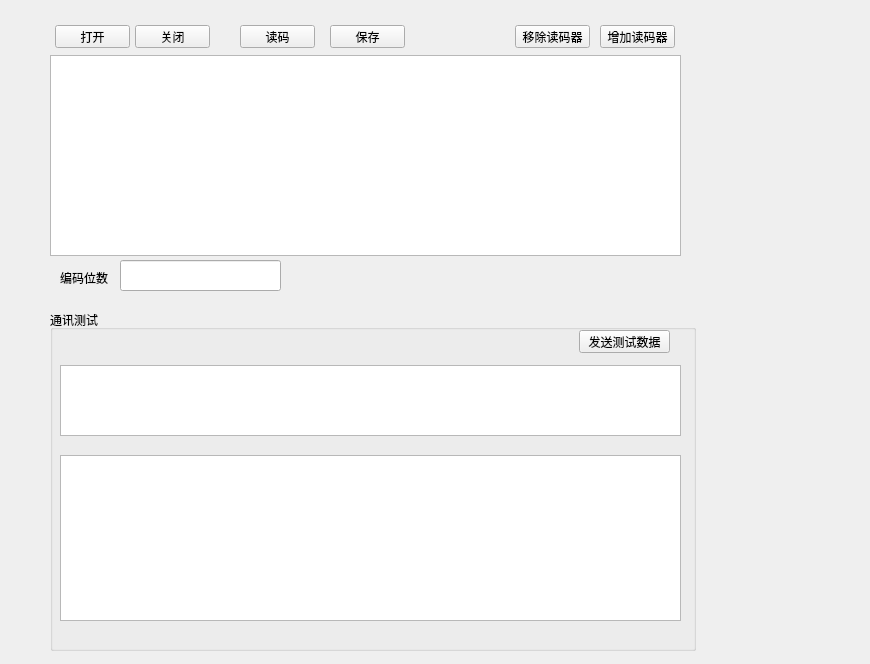
<?xml version="1.0" encoding="UTF-8"?>
<ui version="4.0">
 <class>QBarCodeReaderSetting</class>
 <widget class="QWidget" name="QBarCodeReaderSetting">
  <property name="geometry">
   <rect>
    <x>0</x>
    <y>0</y>
    <width>870</width>
    <height>664</height>
   </rect>
  </property>
  <property name="windowTitle">
   <string>QBarCodeReaderSetting</string>
  </property>
  <widget class="QTableView" name="tableView">
   <property name="geometry">
    <rect>
     <x>50</x>
     <y>55</y>
     <width>631</width>
     <height>201</height>
    </rect>
   </property>
  </widget>
  <widget class="QPushButton" name="pushButton">
   <property name="geometry">
    <rect>
     <x>600</x>
     <y>25</y>
     <width>75</width>
     <height>23</height>
    </rect>
   </property>
   <property name="text">
    <string>增加读码器</string>
   </property>
  </widget>
  <widget class="QPushButton" name="pushButton_2">
   <property name="geometry">
    <rect>
     <x>515</x>
     <y>25</y>
     <width>75</width>
     <height>23</height>
    </rect>
   </property>
   <property name="text">
    <string>移除读码器</string>
   </property>
  </widget>
  <widget class="QPushButton" name="pushButton_3">
   <property name="geometry">
    <rect>
     <x>55</x>
     <y>25</y>
     <width>75</width>
     <height>23</height>
    </rect>
   </property>
   <property name="text">
    <string>打开</string>
   </property>
  </widget>
  <widget class="QPushButton" name="pushButton_4">
   <property name="geometry">
    <rect>
     <x>135</x>
     <y>25</y>
     <width>75</width>
     <height>23</height>
    </rect>
   </property>
   <property name="text">
    <string>关闭</string>
   </property>
  </widget>
  <widget class="QPushButton" name="pushButton_5">
   <property name="geometry">
    <rect>
     <x>240</x>
     <y>25</y>
     <width>75</width>
     <height>23</height>
    </rect>
   </property>
   <property name="text">
    <string>读码</string>
   </property>
  </widget>
  <widget class="QGroupBox" name="groupBox">
   <property name="geometry">
    <rect>
     <x>50</x>
     <y>310</y>
     <width>646</width>
     <height>341</height>
    </rect>
   </property>
   <property name="title">
    <string>通讯测试</string>
   </property>
   <widget class="QPushButton" name="pushButton_6">
    <property name="geometry">
     <rect>
      <x>529</x>
      <y>20</y>
      <width>91</width>
      <height>23</height>
     </rect>
    </property>
    <property name="text">
     <string>发送测试数据</string>
    </property>
   </widget>
   <widget class="QTextEdit" name="textEdit">
    <property name="geometry">
     <rect>
      <x>10</x>
      <y>55</y>
      <width>621</width>
      <height>71</height>
     </rect>
    </property>
   </widget>
   <widget class="QTextEdit" name="textEdit_2">
    <property name="geometry">
     <rect>
      <x>10</x>
      <y>145</y>
      <width>621</width>
      <height>166</height>
     </rect>
    </property>
   </widget>
  </widget>
  <widget class="QPushButton" name="pushButton_7">
   <property name="geometry">
    <rect>
     <x>330</x>
     <y>25</y>
     <width>75</width>
     <height>23</height>
    </rect>
   </property>
   <property name="text">
    <string>保存</string>
   </property>
  </widget>
  <widget class="QLabel" name="label">
   <property name="geometry">
    <rect>
     <x>60</x>
     <y>270</y>
     <width>61</width>
     <height>16</height>
    </rect>
   </property>
   <property name="text">
    <string>编码位数</string>
   </property>
  </widget>
  <widget class="QLineEdit" name="lineEdit_barcodecount">
   <property name="geometry">
    <rect>
     <x>120</x>
     <y>260</y>
     <width>161</width>
     <height>31</height>
    </rect>
   </property>
  </widget>
 </widget>
 <layoutdefault spacing="6" margin="11"/>
 <resources/>
 <connections/>
</ui>
